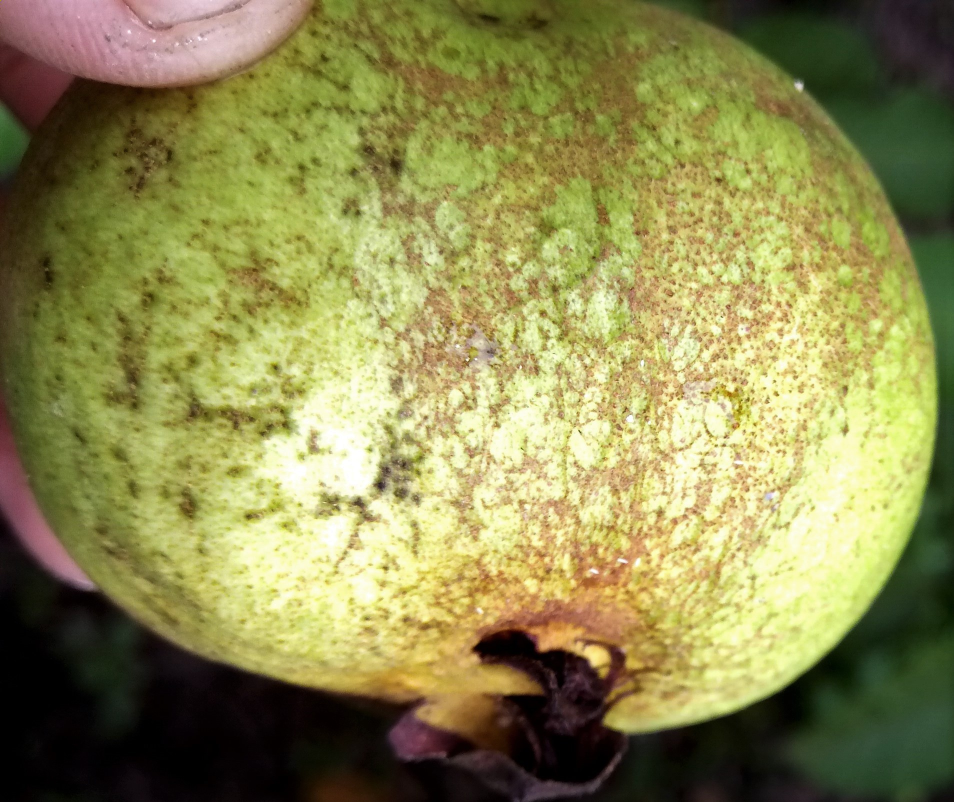
#> input picture Guava Dataset/Scab/Scab(1).jpg, 1907 x 1604 px (shown at 1/2 size)
$ python Background_Removal.py
#> lines starting #> are read from the running program, lines starting #| are printed output that depends on the picture; after the words box and inside, x2 and y2 are one past the last pixel; in counts of white or black regions, pixels touching at a corner belong together
import numpy as np
import pandas as pd
import matplotlib.pyplot as plt
import cv2

plt.rcParams["image.cmap"] = "gray"
plt.rcParams["figure.figsize"] = (16, 9)
# plt.style.use("dark_background")


def cieluv(img, target):
    # adapted from https://www.compuphase.com/cmetric.htm
    img = img.astype("int")
    aR, aG, aB = img[:, :, 0], img[:, :, 1], img[:, :, 2]
    bR, bG, bB = target
    rmean = ((aR + bR) / 2.0).astype("int")
    r2 = np.square(aR - bR)
    g2 = np.square(aG - bG)
    b2 = np.square(aB - bB)

    # final sqrt removed for speed; please square your thresholds accordingly
    result = (((512 + rmean) * r2) >> 8) + 4 * g2 + (((767 - rmean) * b2) >> 8)

    return result


def process_image(f, plot=True):
#> called with f = 'Guava Dataset/Scab/Scab(1).jpg', plot = True
    img = plt.imread(f)
#> img is the input picture: shape (1604, 1907, 3); mean R, G, B 141.5, 137.9, 81
    img_color = np.round(img * 255).astype("ubyte")[:, :, :3]  # Hình ảnh màu gốc
    img_gray = cv2.cvtColor(img_color, cv2.COLOR_RGB2GRAY)  # Chuyển đổi thành ảnh xám
    img_filter = (
        (cieluv(img_color, (71, 86, 38)) > 1600)
        & (cieluv(img_color, (65, 79, 19)) > 1600)
        & (cieluv(img_color, (95, 106, 56)) > 1600)
        & (cieluv(img_color, (56, 63, 43)) > 500)
    )
#> in cieluv, `b2 = np.square(aB - bB)`:
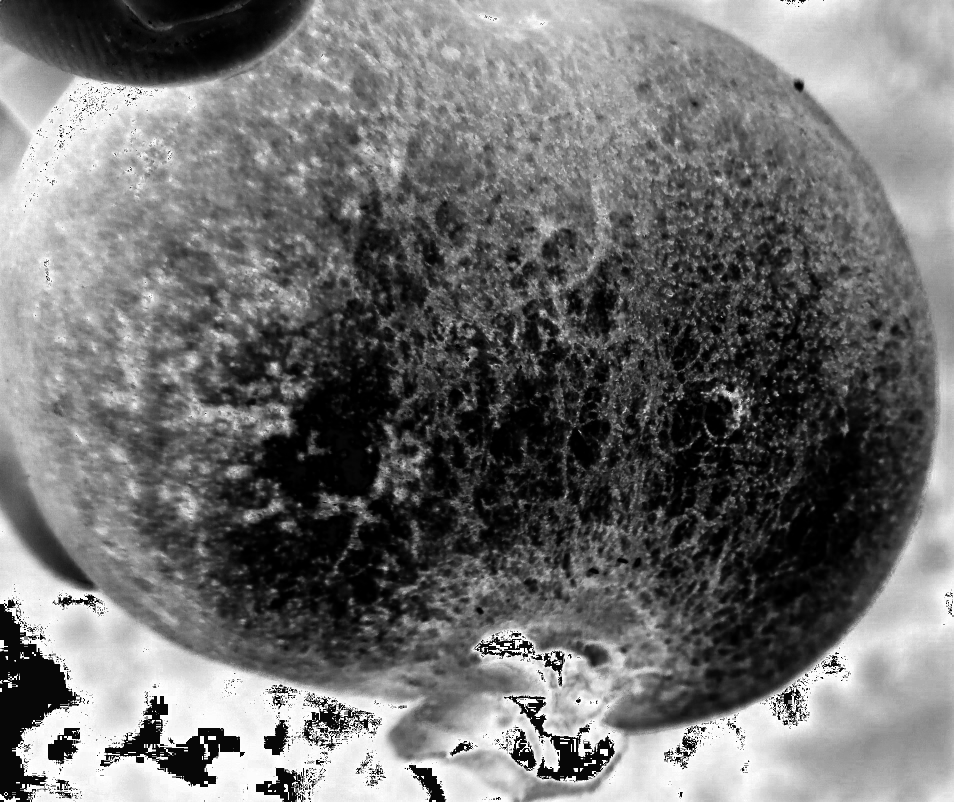
#> b2: shape (1604, 1907) int64 (shown at 1/2 size); min 0, max 47089, mean 20674.2; drawn with min black and max white
#> call 3 of cieluv, with target = (95, 106, 56)
#> in cieluv (call 3), `bR, bG, bB = target`: bR = 95; bG = 106; bB = 56
#> in cieluv (call 3), `r2 = np.square(aR - bR)`:
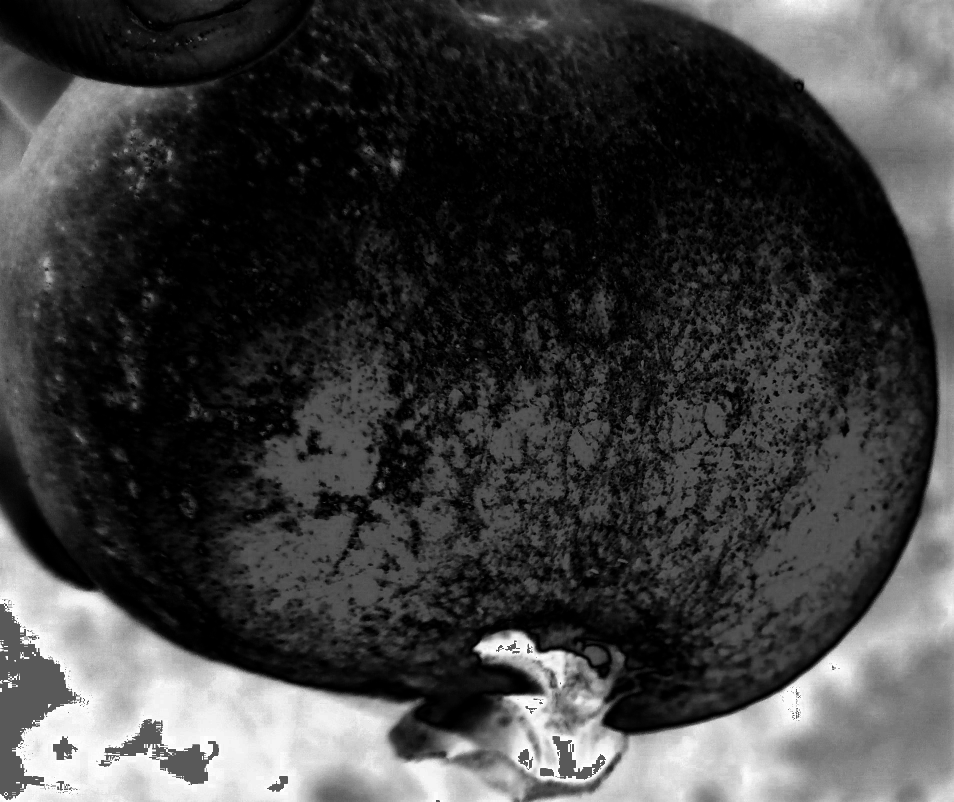
#> r2: shape (1604, 1907) int64 (shown at 1/2 size); min 0, max 25600, mean 6271.9; drawn with min black and max white
#> in cieluv (call 3), `result = (((512 + rmean) * r2) >> 8) + 4 * g2 + (((767 - rmean) * b2) ..`:
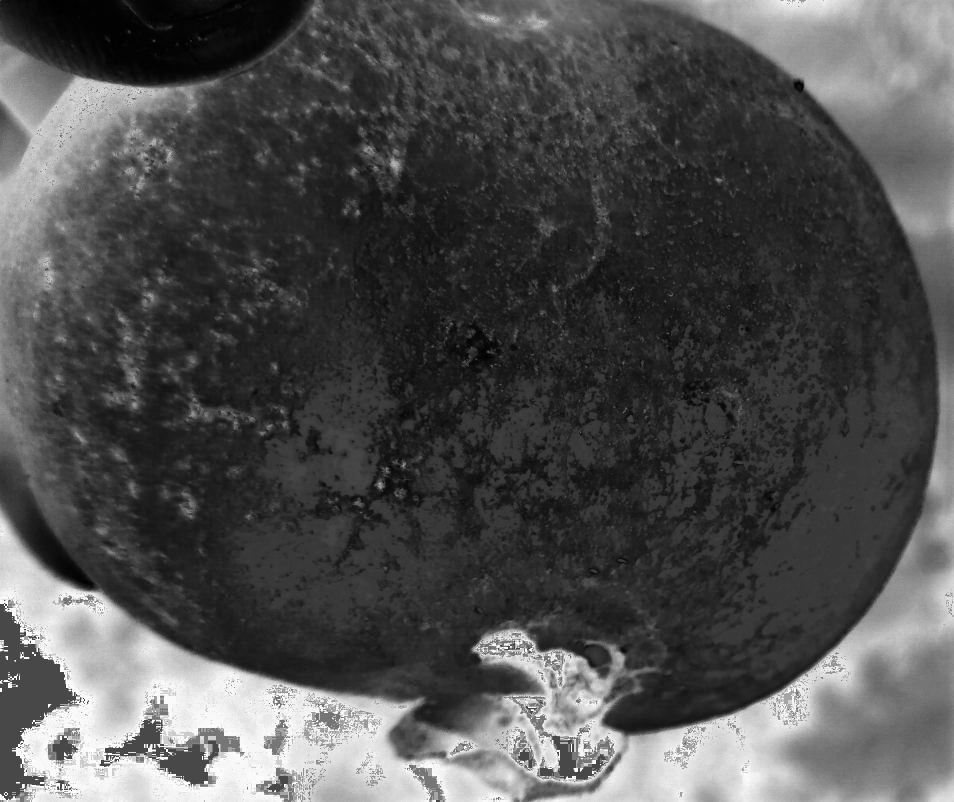
#> result: shape (1604, 1907) int64 (shown at 1/2 size); min 4114, max 249081, mean 79805; drawn with min black and max white
#> call 4 of cieluv, with target = (56, 63, 43)
#> in cieluv (call 4), `bR, bG, bB = target`: bG = 63; bB = 43
#> in cieluv (call 4), `g2 = np.square(aG - bG)`:
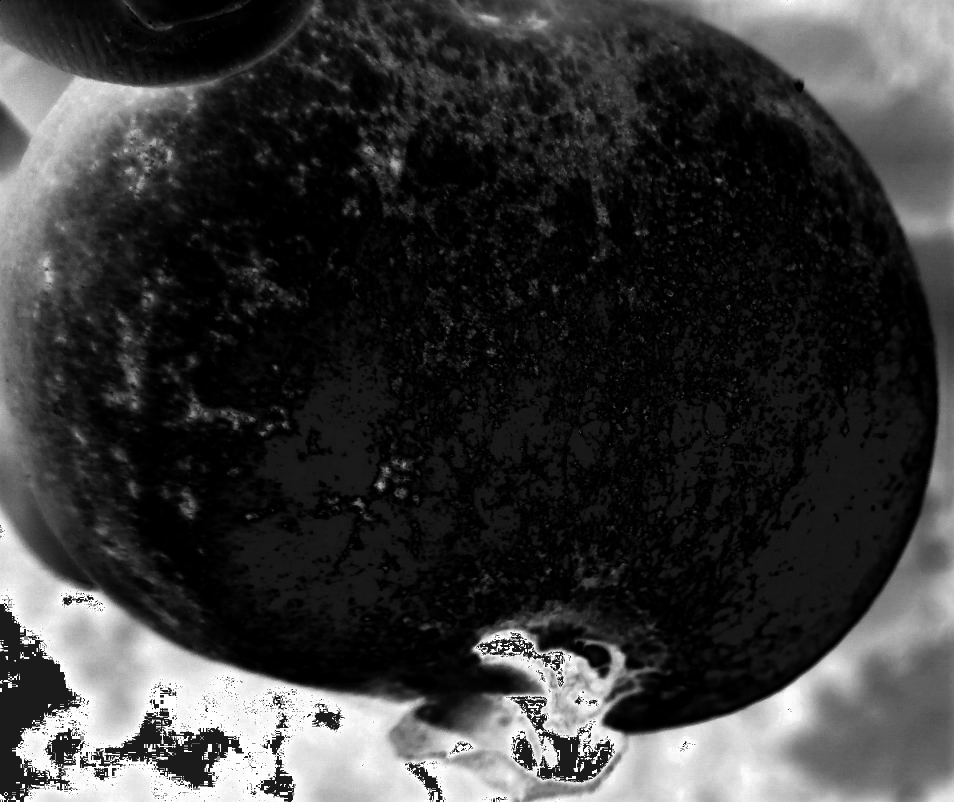
#> g2: shape (1604, 1907) int64 (shown at 1/2 size); min 0, max 36864, mean 8116.3; drawn with min black and max white
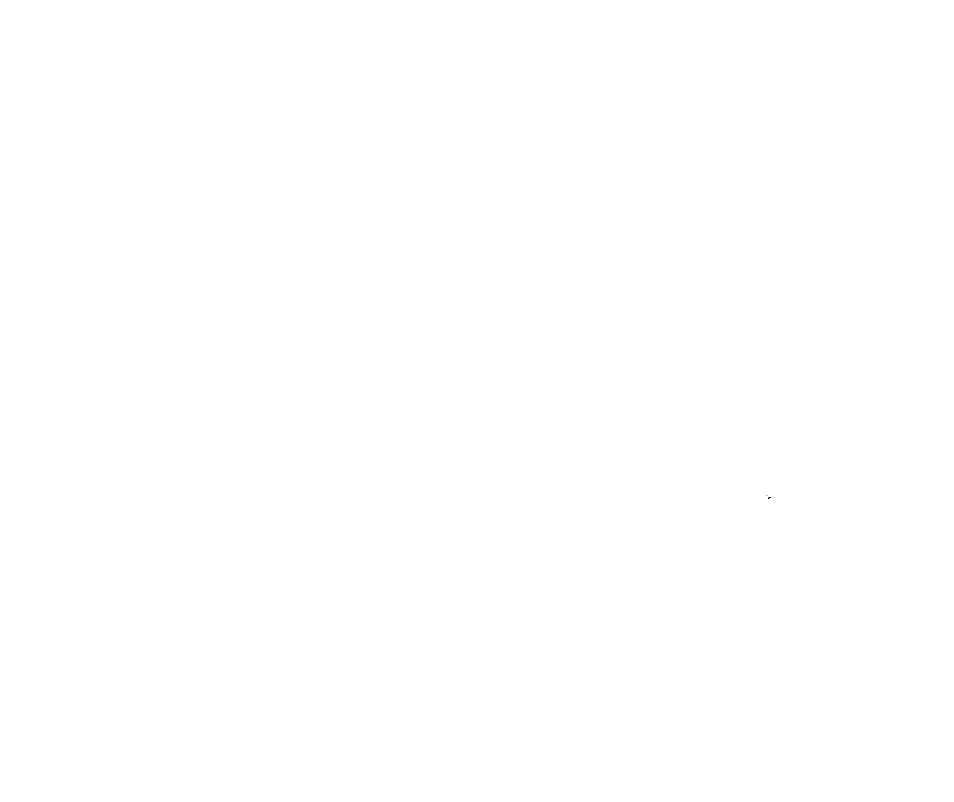
#> img_filter: shape (1604, 1907) bool (shown at 1/2 size); 100% white; black in thin lines or dots, all inside (x1, y1, x2, y2) = (1533, 991, 1542, 998)
    img_color[img_filter] = 0

    img_median = cv2.medianBlur(img_color, 9)
#> img_median: shape (1604, 1907, 3); every value is 0

    img_gray = cv2.cvtColor(img_median, cv2.COLOR_RGB2GRAY)
#> img_gray: shape (1604, 1907); every value is 0
    img_gray = img_gray.astype("uint8")

    if plot:
        plt.figure(figsize=(16, 9))
        plt.subplot(141)
        plt.imshow(img)
        plt.title("Raw Image")

        plt.subplot(142)
        plt.imshow(img_color)
        plt.title("CIELUV Color Thresholding")

        plt.subplot(143)
        plt.imshow(img_median)
        plt.title("Median filter")

        plt.subplot(144)
        plt.imshow(img_gray, cmap="gray")
        plt.title("Black and White")
        plt.show()  # Hiển thị tất cả các subplot đã tạo ra trong quá trình xử lý hình ảnh
    return img_gray


i = process_image("Guava Dataset/Scab/Scab(1).jpg")

$ run again, with Guava Dataset/Scab/Scab(104).jpg copied over Guava Dataset/Scab/Scab(1).jpg
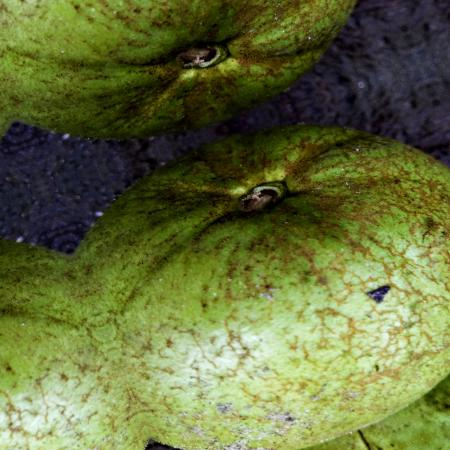
#> input picture Guava Dataset/Scab/Scab(104).jpg, 450 x 450 px
#> in process_image, img is the input picture: shape (450, 450, 3); mean R, G, B 101.2, 110.7, 59.2
#> in cieluv, `result = (((512 + rmean) * r2) >> 8) + 4 * g2 + (((767 - rmean) * b2) ..`:
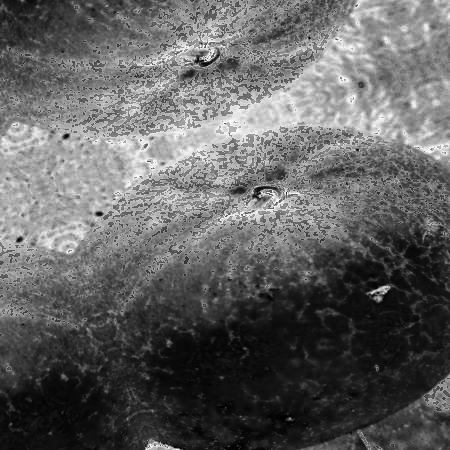
#> result: shape (450, 450) int64; min 1591, max 312574, mean 121454.2; drawn with min black and max white
#> bR = 56; bG = 63; bB = 43
#> in cieluv (call 4), `g2 = np.square(aG - bG)`:
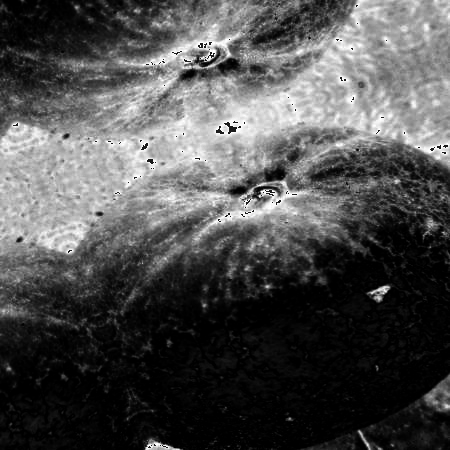
#> g2: shape (450, 450) int64; min 0, max 36864, mean 11448.4; drawn with min black and max white
#> img_filter: shape (450, 450) bool; 100% white; black in thin lines or dots, all inside (x1, y1, x2, y2) = (19, 136, 284, 419)
#> img_median: shape (450, 450, 3); every value is 0

$ run again, with Guava Dataset/Scab/Scab(26).jpg copied over Guava Dataset/Scab/Scab(1).jpg
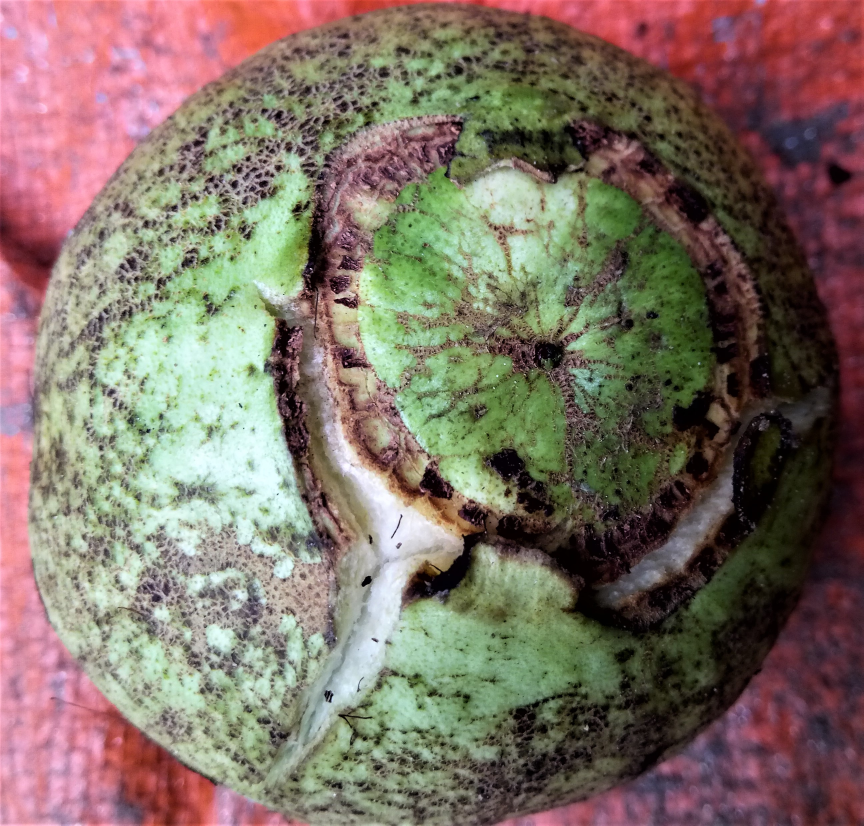
#> input picture Guava Dataset/Scab/Scab(26).jpg, 2590 x 2477 px (shown at 1/3 size)
#> in process_image, img is the input picture: shape (2477, 2590, 3); mean R, G, B 127.7, 113.2, 101.9
#> in cieluv, `b2 = np.square(aB - bB)`:
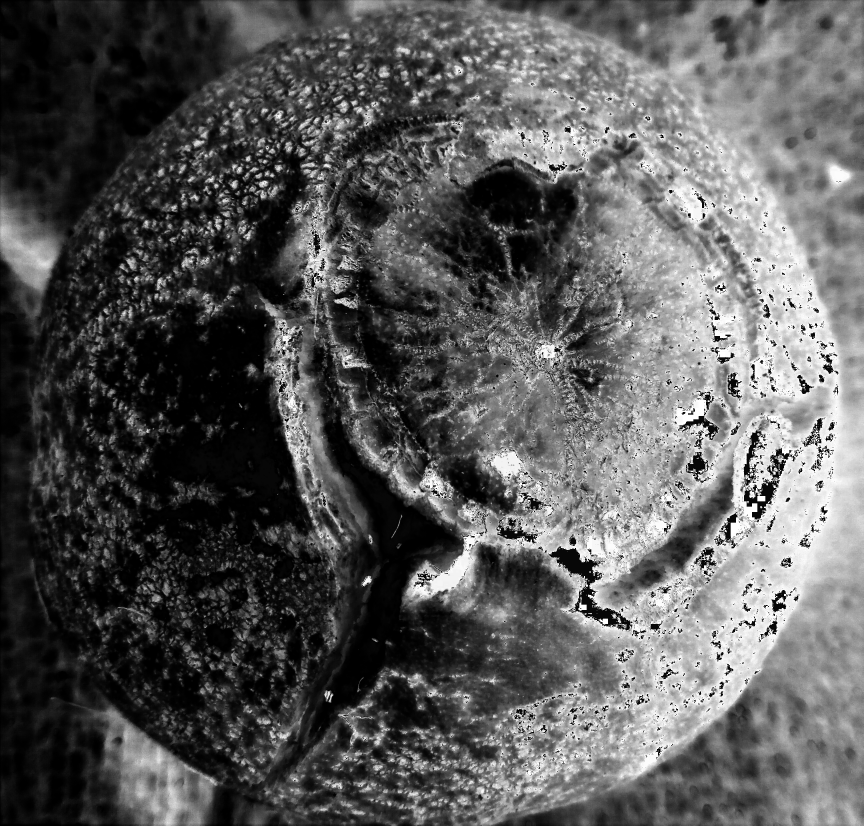
#> b2: shape (2477, 2590) int64 (shown at 1/3 size); min 0, max 47089, mean 16600.6; drawn with min black and max white
#> bR = 95; bG = 106; bB = 56
#> in cieluv (call 3), `result = (((512 + rmean) * r2) >> 8) + 4 * g2 + (((767 - rmean) * b2) ..`:
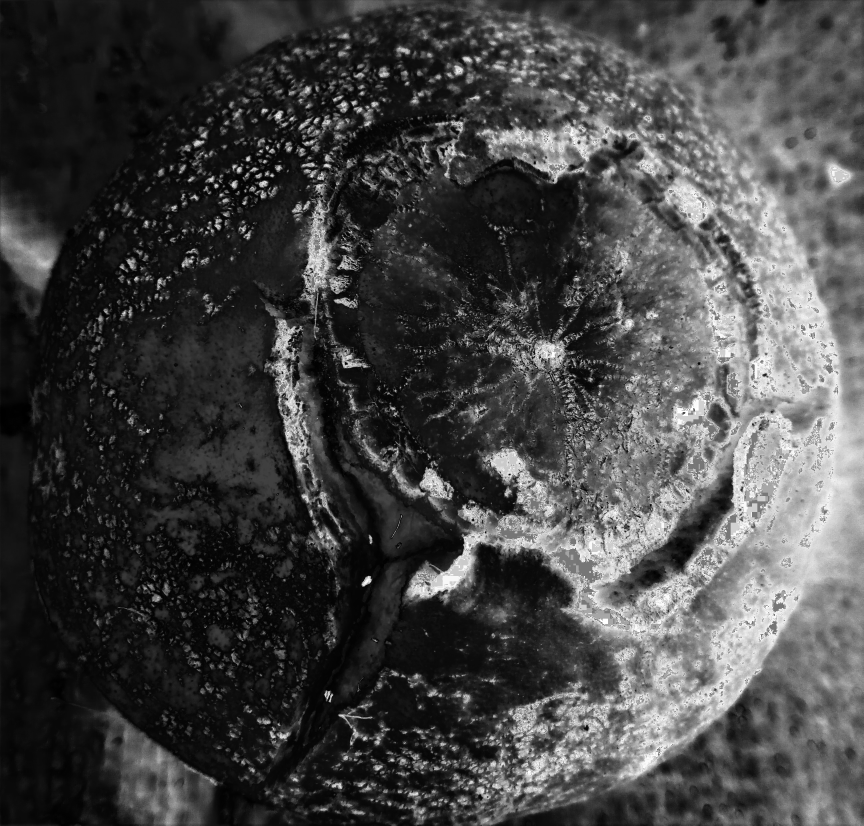
#> result: shape (2477, 2590) int64 (shown at 1/3 size); min 367, max 249081, mean 67852.1; drawn with min black and max white

$ run again, with Guava Dataset/Scab/Scab(46).jpg copied over Guava Dataset/Scab/Scab(1).jpg
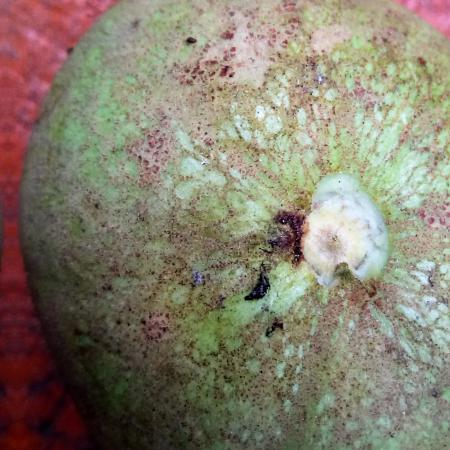
#> input picture Guava Dataset/Scab/Scab(46).jpg, 450 x 450 px
#> in process_image, img is the input picture: shape (450, 450, 3); mean R, G, B 134, 127, 110.6
#> bR = 95; bG = 106; bB = 56
#> in cieluv (call 3), `g2 = np.square(aG - bG)`:
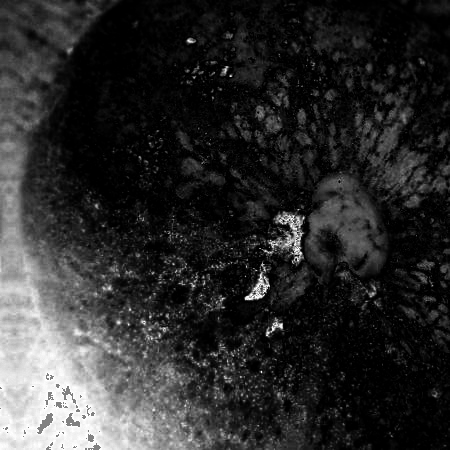
#> g2: shape (450, 450) int64; min 0, max 22201, mean 3958.6; drawn with min black and max white
#> bG = 63; bB = 43
#> in cieluv (call 4), `g2 = np.square(aG - bG)`:
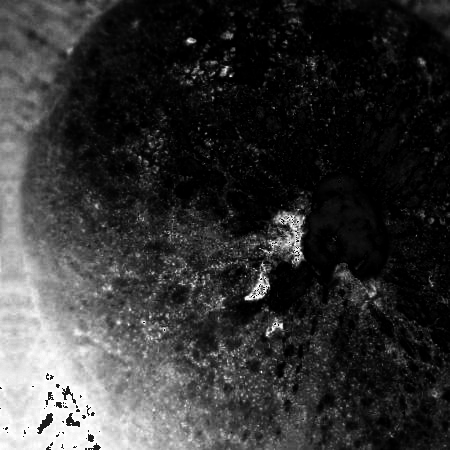
#> g2: shape (450, 450) int64; min 0, max 36864, mean 7709.2; drawn with min black and max white
#> img_filter: shape (450, 450) bool; 100% white; black in thin lines or dots, all inside (x1, y1, x2, y2) = (198, 29, 436, 304)
#> img_median: shape (450, 450, 3); every value is 0
